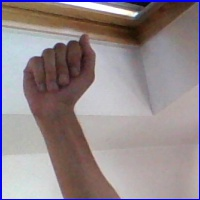
#> input picture Images/A/A1507.jpg, 200 x 200 px; its folder holds only this picture in this run
$ jupyter execute 'Data Loading ASL.ipynb'
#> lines starting #> are read from the running program, lines starting #| are printed output that depends on the picture
[cell 1]
import numpy
import cv2
import os
import matplotlib.pyplot
import random
import pickle

[cell 2]
CATEGORIES = []

for i in range(65,91):
    CATEGORIES.append(chr(i))

[cell 3]
DIR = "Images"

[cell 4]
training_data = []
def create_training_data():

    for category in CATEGORIES:
        path = os.path.join(DIR, category)
        class_number = CATEGORIES.index(category)
        try:
            for imgs in os.listdir(path):
                img_array = cv2.imread(os.path.join(path,imgs), cv2.IMREAD_GRAYSCALE)
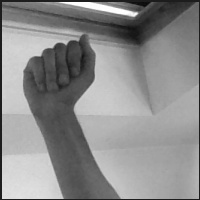
#> img_array: shape (200, 200); min 10, max 255, mean 140.6
                dim = (50,50)
                img_array = cv2.resize(img_array, dim)
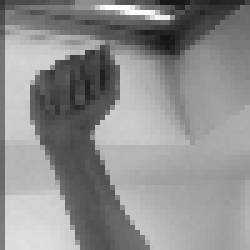
#> img_array: shape (50, 50) (shown 5 times larger); min 20, max 254, mean 142
                training_data.append([img_array, class_number])
        except Exception as ex:
            pass
#> pass 2 of the loop in create_training_data, `for category in CATEGORIES:`:
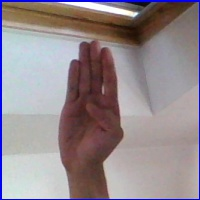
#> input picture Images/B/B1090.jpg, 200 x 200 px
#> in create_training_data, `img_array = cv2.imread(os.path.join(path,imgs), cv2.IMREAD_GRAYSCALE)`:
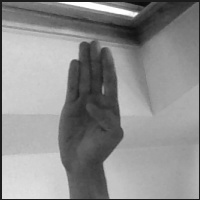
#> img_array: shape (200, 200); min 10, max 255, mean 141.5
#> in create_training_data, `img_array = cv2.resize(img_array, dim)`:
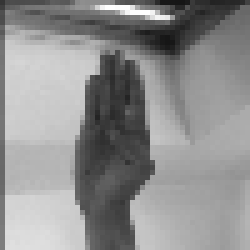
#> img_array: shape (50, 50) (shown 5 times larger); min 22, max 254, mean 142.9

[cell 5]
l1 = create_training_data()

[cell 6]
random.shuffle(training_data)

[cell 7]
l = []
f = []

for features, label in training_data:
    l.append(label)
    f.append(features)
#> this loop made 2 passes
#> label on passes 1 to 2: 0, 1
#> after the loop, f = 2 items; l = [0, 1]

f = numpy.array(f).reshape(-1,50,50,1)
l = numpy.array(l)
